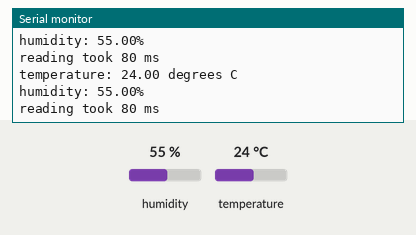
Recording of a sketch running on a simulated Arduino Uno, built with avr-gcc and run on an emulated ATmega328P. On the bench: the last lines printed to the serial monitor. Inputs (shaded band) come from the test bench; at power-on: humidity 55 %, temperature 24 °C.

Above: at 1.9 s.
2.0 s: humidity set to 22 %
At 3.1 s:
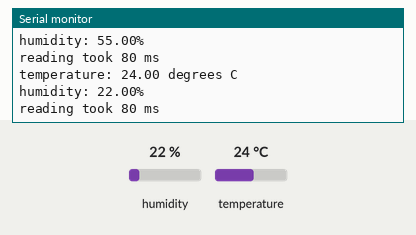
3.5 s: temperature set to 12 °C
At 4.8 s:
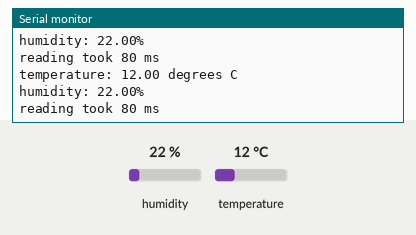
5.0 s: humidity set to 40 %
At 6.0 s:
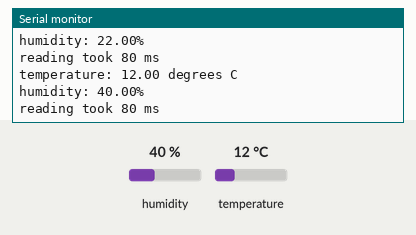
Timing chart, 0 to 8.0 s (numbered marks = the images above; inputs shaded):
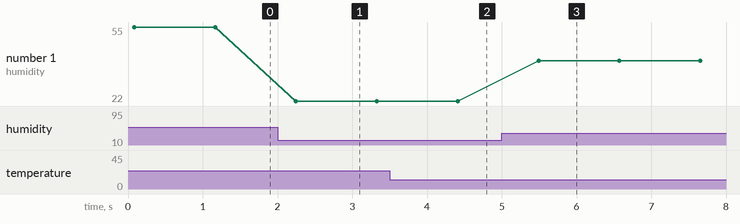

Measured:
- after the input at 2.0 s, the serial monitor: prints a new line after 0.25 s (image 1)
- after the input at 3.5 s, the serial monitor: prints a new line after 0.91 s (image 2)
- after the input at 5.0 s, the serial monitor: prints a new line after 0.49 s (image 3)
- plotted number 1: 55 → 22 after the input at 2.0 s, 22 → 40 after the input at 5.0 s

The sketch:

3_reading_an_i2c_temperature_and_humidity_sensor.ino
```cpp
/*
 * 3_reading_an_i2c_temperature_and_humidity_sensor.ino
 *
 * this is a simple Arduino program to read from an i2c sensor (in this
 * case an SHT40 temperature and humidity sensor) and write the sensor
 * reading to the serial monitor
 *
 * this program uses pins 11 and 12 for SDA and SCL respectively (these
 * are the default i2c pins on the Arduino MKR WiFi 1010)
 *
 * author: alex shenfield
 * date:   01-09-2022
 */

// LIBRARY IMPORTS

// we will use the adafruit SHT4X library to simplify use of this
// sensor
#include "Adafruit_SHT4x.h"

// INITIAL VARIABLES

// create the sensor object
Adafruit_SHT4x sht40 = Adafruit_SHT4x();

// CODE

// this method runs once (when the sketch starts)
void setup()
{
  // initialise serial communication at 115200 bits per second, wait for
  // the serial port to become available, and print a start up message
  Serial.begin(115200);
  while (!Serial)
  {
    delay(1);
  }
  Serial.println("i2c sensor example");

  // start the SHT40 sensor
  if (!sht40.begin())
  {
    // if it doesn't connect, print an error message and wait forever
    Serial.println("couldn't find SHT40 sensor - check connections!");
    while (true)
    {
      delay(1);
    }
  }

  // print the serial number of the sensor (for information)
  Serial.println("found SHT40 sensor");
  Serial.print("serial number 0x");
  Serial.println(sht40.readSerial(), HEX);

  // configure the sensor to have high precision (i.e. high repeatability
  // and heater off - see lab sheet for description of when using the
  // heater is useful
  sht40.setPrecision(SHT4X_HIGH_PRECISION);
  sht40.setHeater(SHT4X_NO_HEATER);

}

// this methods loops continuously
void loop()
{
  // initialise structures to contain the sensor readings
  sensors_event_t humidity;
  sensors_event_t temp;

  // read the sensor (and keep track of how long it takes)
  long timestamp = millis();
  sht40.getEvent(&humidity, &temp);
  timestamp = millis() - timestamp;

  // print temperature
  Serial.print("temperature: ");
  Serial.print(temp.temperature);
  Serial.println(" degrees C");

  // print humidity
  Serial.print("humidity: ");
  Serial.print(humidity.relative_humidity);
  Serial.println("%");

  // print the sensor read time
  Serial.print("reading took ");
  Serial.print(timestamp);
  Serial.println(" ms");

  // we'll use a simple 1s delay here because our loop is simple - if
  // we wanted to do anything more complicated in our loop, we'd be
  // better off not using delays (because they mean our program can't
  // do anything else)
  delay(1000);
}
```
